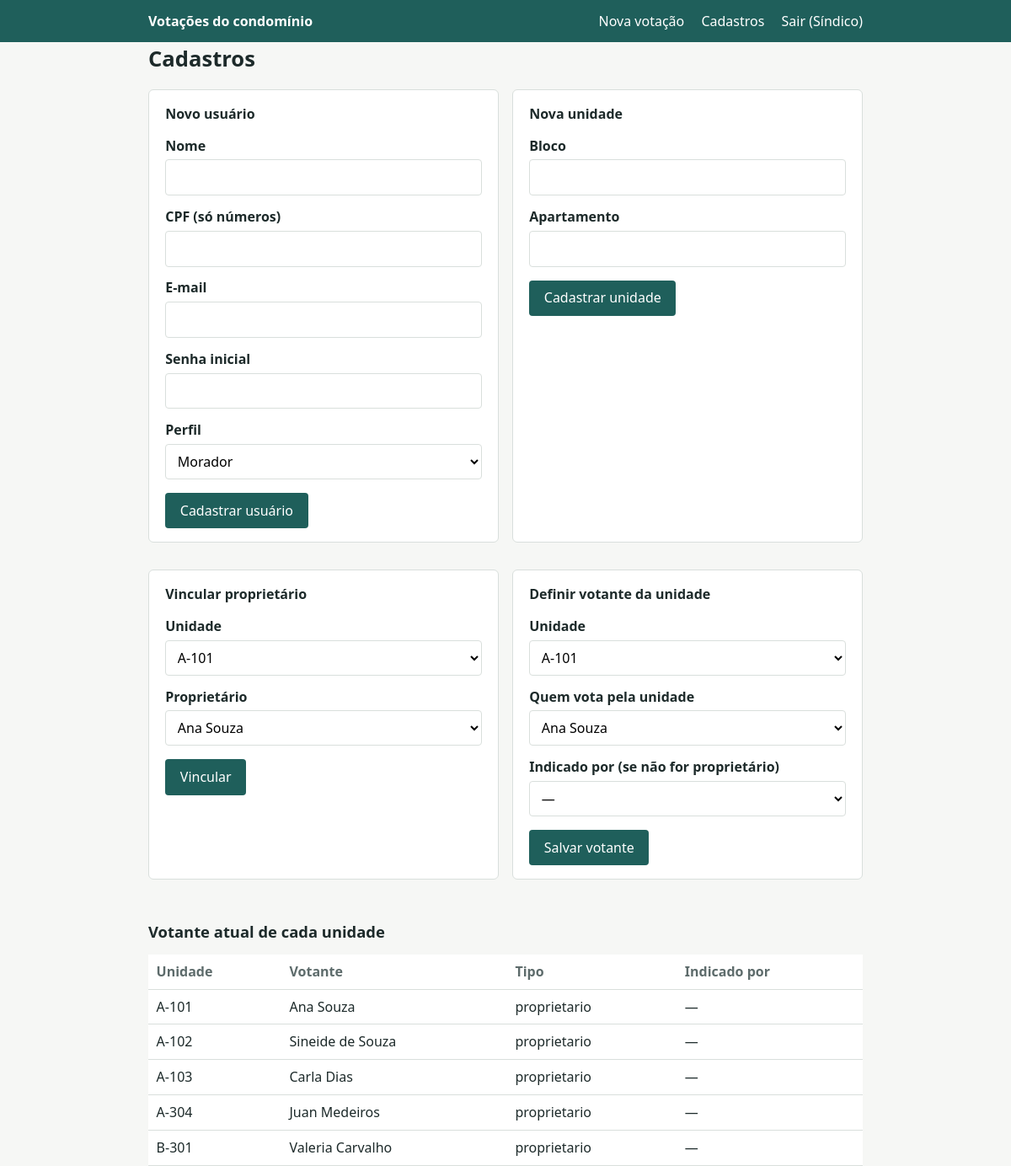
Page /admin (signed in) on the committed database.
### tables this page shows
CREATE TABLE usuarios (
    id          INTEGER PRIMARY KEY AUTOINCREMENT,
    nome        TEXT NOT NULL,
    cpf         TEXT NOT NULL UNIQUE,
    email       TEXT NOT NULL UNIQUE,
    senha_hash  TEXT NOT NULL,
    perfil      TEXT NOT NULL DEFAULT 'votante' CHECK (perfil IN ('admin', 'votante'))
);

CREATE TABLE autorizacoes_voto (
    id            INTEGER PRIMARY KEY AUTOINCREMENT,
    unidade_id    INTEGER NOT NULL REFERENCES unidades(id),
    usuario_id    INTEGER NOT NULL REFERENCES usuarios(id),
    tipo          TEXT NOT NULL CHECK (tipo IN ('proprietario', 'representante')),
    indicado_por  INTEGER REFERENCES usuarios(id),
    data_inicio   TEXT NOT NULL DEFAULT CURRENT_DATE,
    data_fim      TEXT,
    ativo         INTEGER NOT NULL DEFAULT 1
);

CREATE TABLE unidades (
    id      INTEGER PRIMARY KEY AUTOINCREMENT,
    bloco   TEXT NOT NULL,
    numero  TEXT NOT NULL,
    UNIQUE (bloco, numero)
);

### app.py (the view)
@app.route("/admin")
@admin_required
def admin():
    db = get_db()
    return render_template(
        "admin.html",
        usuarios=db.execute("SELECT * FROM usuarios ORDER BY nome").fetchall(),
        unidades=db.execute("SELECT * FROM unidades ORDER BY bloco, numero").fetchall(),
        votantes=db.execute(
            """SELECT un.bloco, un.numero, us.nome, a.tipo,
                      (SELECT nome FROM usuarios WHERE id = a.indicado_por) AS indicado_por
               FROM autorizacoes_voto a
               JOIN unidades un ON un.id = a.unidade_id
               JOIN usuarios us ON us.id = a.usuario_id
               WHERE a.ativo = 1 ORDER BY un.bloco, un.numero""").fetchall(),
    )

### app.py (called while the page is built)
def get_db():
    if "db" not in g:
        g.db = sqlite3.connect(DB_PATH)
        g.db.row_factory = sqlite3.Row
        g.db.execute("PRAGMA foreign_keys = ON")
    return g.db

@app.before_request
def carrega_usuario():
    uid = session.get("uid")
    g.user = None
    if uid:
        g.user = get_db().execute("SELECT * FROM usuarios WHERE id = ?", (uid,)).fetchone()

def login_required(f):
    @wraps(f)
    def wrapper(*a, **kw):
        if g.user is None:
            return redirect(url_for("login"))
        return f(*a, **kw)
    return wrapper

def admin_required(f):
    @wraps(f)
    @login_required
    def wrapper(*a, **kw):
        if g.user["perfil"] != "admin":
            abort(403)
        return f(*a, **kw)
    return wrapper

### templates/admin.html (shortened to what this page needs)
{% extends "base.html" %}
{% block conteudo %}
<h1>Cadastros</h1>
<div class="grid">
  <form method="post" action="{{ url_for('admin_usuario') }}" class="painel">
    <strong>Novo usuário</strong>
    <label for="u_nome">Nome</label><input id="u_nome" name="nome" required>
    <label for="u_cpf">CPF (só números)</label><input id="u_cpf" name="cpf" required maxlength="11">
    <label for="u_email">E-mail</label><input id="u_email" name="email" type="email" required>
    <label for="u_senha">Senha inicial</label><input id="u_senha" name="senha" type="password" required>
    <label for="u_perfil">Perfil</label>
    <select id="u_perfil" name="perfil"><option value="votante">Morador</option><option value="admin">Administrador</option></select>
    <button type="submit">Cadastrar usuário</button>
  </form>
  <form method="post" action="{{ url_for('admin_unidade') }}" class="painel">
    <strong>Nova unidade</strong>
    <label for="un_bloco">Bloco</label><input id="un_bloco" name="bloco" required>
    <label for="un_num">Apartamento</label><input id="un_num" name="numero" required>
    <button type="submit">Cadastrar unidade</button>
  </form>
  <form method="post" action="{{ url_for('admin_proprietario') }}" class="painel">
    <strong>Vincular proprietário</strong>
    <label for="p_un">Unidade</label>
    <select id="p_un" name="unidade_id" required>
      {% for u in unidades %}<option value="{{ u.id }}">{{ u.bloco }}-{{ u.numero }}</option>{% endfor %}
    </select>
    <label for="p_us">Proprietário</label>
    <select id="p_us" name="usuario_id" required>
      {% for u in usuarios %}<option value="{{ u.id }}">{{ u.nome }}</option>{% endfor %}
    </select>
    <button type="submit">Vincular</button>
  </form>
  <form method="post" action="{{ url_for('admin_votante') }}" class="painel">
    <strong>Definir votante da unidade</strong>
    <label for="v_un">Unidade</label>
    <select id="v_un" name="unidade_id" required>
      {% for u in unidades %}<option value="{{ u.id }}">{{ u.bloco }}-{{ u.numero }}</option>{% endfor %}
    </select>
    <label for="v_us">Quem vota pela unidade</label>
    <select id="v_us" name="usuario_id" required>
      {% for u in usuarios %}<option value="{{ u.id }}">{{ u.nome }}</option>{% endfor %}
    </select>
    <label for="v_ind">Indicado por (se não for proprietário)</label>
    <select id="v_ind" name="indicado_por">
      <option value="">—</option>
    </select>
    <button type="submit">Salvar votante</button>
  </form>
</div>
<h2>Votante atual de cada unidade</h2>
<div class="tabela"><table>
  <thead><tr><th>Unidade</th><th>Votante</th><th>Tipo</th><th>Indicado por</th></tr></thead>
  <tbody>
  {% for v in votantes %}
    <tr><td>{{ v.bloco }}-{{ v.numero }}</td><td>{{ v.nome }}</td><td>{{ v.tipo }}</td><td>{{ v.indicado_por or '—' }}</td></tr>
  {% else %}
    <tr><td colspan="4" class="muted">Nenhuma unidade tem votante definido.</td></tr>
  {% endfor %}
  </tbody>
</table></div>
{% endblock %}

### templates/base.html (shortened to what this page needs)
<!doctype html>
<html lang="pt-BR">
<head>
  <link rel="stylesheet" href="{{ url_for('static', filename='style.css') }}">
</head>
<body>
<header>
  <div class="wrap">
    <a class="marca" href="{{ url_for('index') }}">Votações do condomínio</a>
    <nav>
      {% if g.user %}
        {% if g.user.perfil == 'admin' %}
          <a href="{{ url_for('nova_votacao') }}">Nova votação</a>
          <a href="{{ url_for('admin') }}">Cadastros</a>
        {% endif %}
        <a href="{{ url_for('logout') }}">Sair ({{ g.user.nome.split()[0] }})</a>
      {% endif %}
    </nav>
  </div>
</header>
<main class="wrap">
  {% block conteudo %}{% endblock %}
</main>
</body>
</html>

### static/style.css (style rules this page uses)
:root { --bg: #f6f7f5; --surface: #ffffff; --ink: #1d2a2a; --muted: #5d6b6b; --line: #d9dfdc; --accent: #1f5f5b; --accent-ink: #ffffff; --warn: #8a4b00; }
* { box-sizing: border-box; }
body { margin: 0; font: 16px/1.55 system-ui, -apple-system, "Segoe UI", sans-serif; background: var(--bg); color: var(--ink); }
header { background: var(--accent); color: var(--accent-ink); }
header .wrap { display: flex; align-items: center; justify-content: space-between; gap: 1rem; padding: .8rem 1rem; }
header a { color: inherit; text-decoration: none; margin-left: 1rem; }
header .marca { font-weight: 700; margin-left: 0; }
.wrap { max-width: 880px; margin: 0 auto; padding: 0 1rem; }
main { padding: 1.5rem 1rem 3rem; }
h1 { font-size: 1.6rem; margin: 0 0 1rem; }
h2 { font-size: 1.15rem; margin: 2rem 0 .75rem; }
.painel { background: var(--surface); border: 1px solid var(--line); border-radius: 6px; padding: 1rem 1.2rem; margin-bottom: 1rem; }
table { width: 100%; border-collapse: collapse; background: var(--surface); }
th, td { text-align: left; padding: .5rem .6rem; border-bottom: 1px solid var(--line); }
th { font-weight: 600; color: var(--muted); }
.tabela { overflow-x: auto; }
label { display: block; font-weight: 600; margin: .8rem 0 .25rem; }
input, select, textarea { width: 100%; padding: .5rem .6rem; border: 1px solid var(--line); border-radius: 4px; font: inherit; background: #fff; }
button, .botao { display: inline-block; margin-top: 1rem; padding: .55rem 1.1rem; background: var(--accent); color: var(--accent-ink); border: 0; border-radius: 4px; font: inherit; cursor: pointer; text-decoration: none; }
.grid { display: grid; gap: 1rem; grid-template-columns: repeat(auto-fit, minmax(300px, 1fr)); }

### rows in the picture
usuarios: user.nome "Síndico"
autorizacoes_voto: bloco "A", numero "101", nome "Ana Souza", tipo "proprietario", indicado_por "—"
autorizacoes_voto: bloco "A", numero "102", nome "Sineide de Souza", tipo "proprietario", indicado_por "—"
autorizacoes_voto: bloco "A", numero "103", nome "Carla Dias", tipo "proprietario", indicado_por "—"
autorizacoes_voto: bloco "A", numero "304", nome "Juan Medeiros", tipo "proprietario", indicado_por "—"
autorizacoes_voto: bloco "B", numero "301", nome "Valeria Carvalho", tipo "proprietario", indicado_por "—"

### other values in the picture
form field unidade_id "A-101"
form field usuario_id "Ana Souza"
